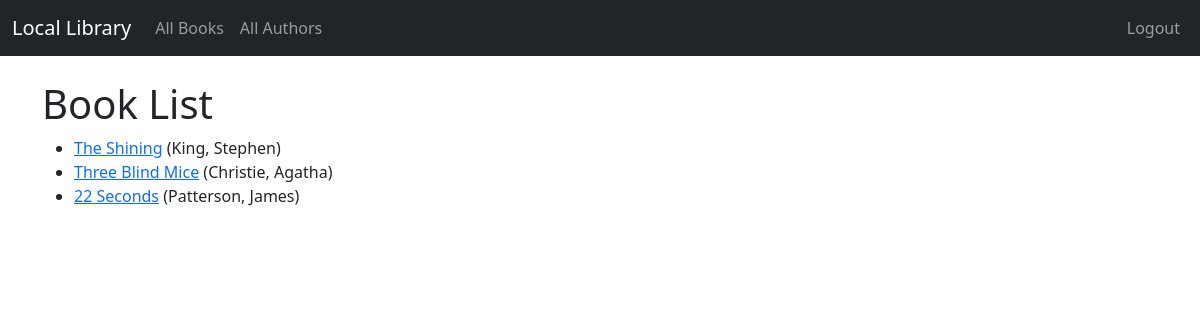
Page /book_list/ (signed in) on the committed database.
### catalog/models.py (models this page shows, shortened)
class Book(models.Model):
    title = models.CharField(max_length=200)
    author = models.ForeignKey('Author', on_delete=models.RESTRICT, null=True)
    summary = models.TextField(max_length=1000, help_text='Enter a brief description of the book')
    isbn = models.CharField('ISBN', max_length=13, unique=True,
                             help_text='13 Character <a href="https://www.isbn-international.org/content/what-isbn">ISBN number</a>')
    genre = models.ManyToManyField(Genre, help_text='Select a genre for this book')
    def get_absolute_url(self):
        return reverse('book_detail', args=[str(self.id)])

class Author(models.Model):
    first_name = models.CharField(max_length=100)
    last_name = models.CharField(max_length=100)
    date_of_birth = models.DateField(null=True, blank=True)
    date_of_death = models.DateField('Died', null=True, blank=True)
    class Meta:
        ordering = ['last_name', 'first_name']
    def __str__(self):
        return f'{self.last_name}, {self.first_name}'

### catalog/views.py (the view)
# urls.py: path('book_list/', views.BookListView.as_view(), name='book_list'),
class BookListView(LoginRequiredMixin, generic.ListView):
    model = Book

### catalog/templates/catalog/book_list.html
{% extends "base.html" %}
{% block content %}
  <h1>Book List</h1>
  {% if book_list %}
  <ul>
    {% for book in book_list %}
      <li>
        <a href="{{ book.get_absolute_url }}">{{ book.title }}</a> ({{book.author}})
      </li>
    {% endfor %}
  </ul>
  {% else %}
    <p>There are no books in the library.</p>
  {% endif %}
{% endblock %}

### rows in the picture
Book: title "The Shining", author "King, Stephen"
Book: title "Three Blind Mice", author "Christie, Agatha"
Book: title "22 Seconds", author "Patterson, James"
